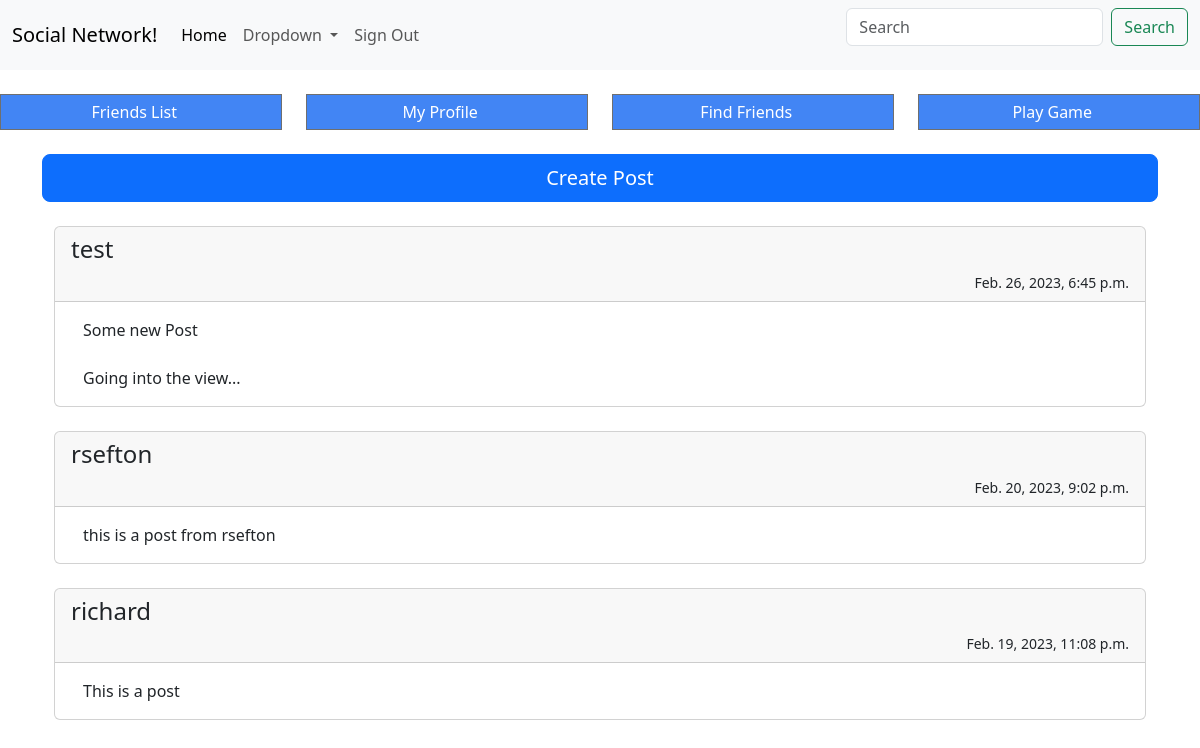
The page / (signed in) on the database its author committed.
### client/models.py (models this page shows, shortened)
class Status(models.Model):
    status = models.CharField(max_length=200)
    profile = models.ForeignKey(Profile, on_delete=models.DO_NOTHING)
    date = models.DateTimeField(auto_now_add=True)
    def __str__(self):
        return self.status

class Profile(models.Model):
    user = models.OneToOneField(User, on_delete=models.CASCADE)
    websocket_user_channel = models.CharField(max_length=256, null=True, blank=True)
    bio = models.CharField(max_length=4000, null=True, blank=True)
    phone = models.CharField(max_length=32, null=True, blank=True)
    profile_pic = models.ImageField(upload_to='profile_pics', null=True, blank=True)
    thumbnail = models.ImageField(upload_to='profile_thumbnail', null=True, blank=True)

### client/views.py (the view)
# urls.py: path('', views.HomePage.as_view(), name='index'),
class HomePage(
    LoadAuthenticatedMixin,
    LoadUserProfileMixin,
    LoadPendingFriendRequestsMixin,
    LoadStatusesMixin,
    ListView
):
    model = Status
    context_object_name = 'statuses'
    template_name = 'home.html'
    def get_context_data(self, **kwargs):
        context = super().get_context_data(**kwargs)
        context["status_form"] = NewStatusPostForm(self.request.POST)
        return context

### client/forms.py
class NewStatusPostForm(forms.Form):
	status = forms.CharField(label='', required=True, help_text='', widget=forms.Textarea(attrs={'cols': 80, 'rows': 5}))

### client/mixins.py (called while the page is built)
    def get_context_data(self, **kwargs):
        context = super().get_context_data(**kwargs)
        context['authenticated'] = self.request.user.is_authenticated
        return context

    def get_context_data(self, **kwargs):
        context = super().get_context_data(**kwargs)
        if self.request.user.is_authenticated:
            profile = Profile.objects.get(user=self.request.user)
            context['profile'] = profile
        return context

    def get_context_data(self, **kwargs):
        context = super().get_context_data(**kwargs)
        if self.request.user.is_authenticated:
            profile = Profile.objects.get(user=self.request.user)
            pending_friend_requests = FriendRequests.objects.filter(to_user=profile)
            context["pending_friend_requests"] = pending_friend_requests
            context["pending_friend_requests_count"] = pending_friend_requests.count()
        return context

    def get_context_data(self, **kwargs):
        context = super().get_context_data(**kwargs)
        if self.request.user.is_authenticated:
            profile = Profile.objects.get(user=self.request.user)
            statuses = Status.objects.filter(profile=profile)
            friends = Friends.objects.filter(profile=profile)
            for friend in friends:
                statuses = statuses | Status.objects.filter(profile=friend.friend)
            statuses = statuses.order_by('-date')
            context["statuses"] = statuses
        return context

### client/templates/home.html (shortened to what this page needs)
{% extends 'index.html' %}
{% load bootstrap5 %}
{% block content %}
    <div class="container">
        {% if not authenticated %}
            <div class="card">
                <div class="card-header">
                    <h1>Welcome to the Social Network</h1>
                </div>
                <div class="card-body">
                    <b>This is a place where you can:</b>
                    <ul>
                        <li>Find Friends</li>
                        <li>Chat with one or more people</li>
                        <li>Share your thoughts</li>
                        <li>Share your memories</li>
                        <li>Play games</li>
                    </ul>
                    <br/>
                    <span class="text-center">
                        <p>If this sounds good to you, then please <a href="{% url 'client:register' %}">
                            click here
                        </a> to create your account</p>
                    </span>
                </div>
            </div>
            <div class="row text-center">
                <div>Already a member? <a href="{% url 'client:login' %}">Login!</a></div>
            </div>
        {% else %}
            {% include 'userLanding/index.html' %}
        {% endif %}
    </div>
{% endblock %}

### client/templates/userLanding/statusUpdates.html
{% load static %}
<div>
    {% for status in statuses %}
        <div class="card">
            <div class="card-header">
                <div class="row text-start">
                    <h4>{{status.profile.user}}</h4>
                </div>
                <div class="row text-end">
                    <small>{{status.date}}</small>
                </div>
            </div>
            <div class="card-body">
                <div class="container">
                    {{status|striptags|linebreaksbr}}
                </div>
            </div>
        </div>
        <br />
    {% endfor %}
</div>

### rows shown on the page
Status: profile.user "test", date "Feb. 26, 2023, 6:45 p.m.", status "Some new Post Going into the view..."
Status: profile.user "rsefton", date "Feb. 20, 2023, 9:02 p.m.", status "this is a post from rsefton"
Status: profile.user "richard", date "Feb. 19, 2023, 11:08 p.m.", status "This is a post"
